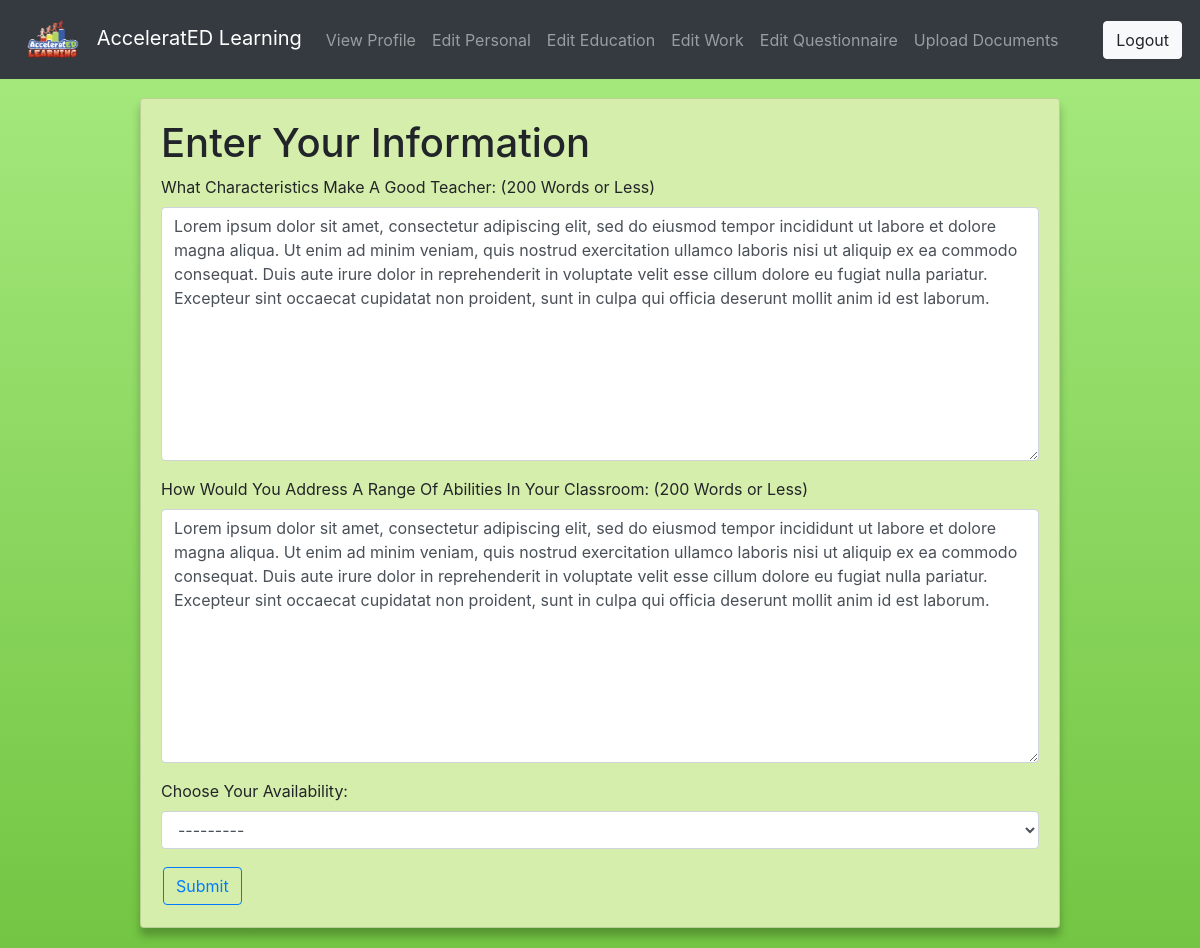
The app's page /tutor/edit/qa/ (signed in), older data.
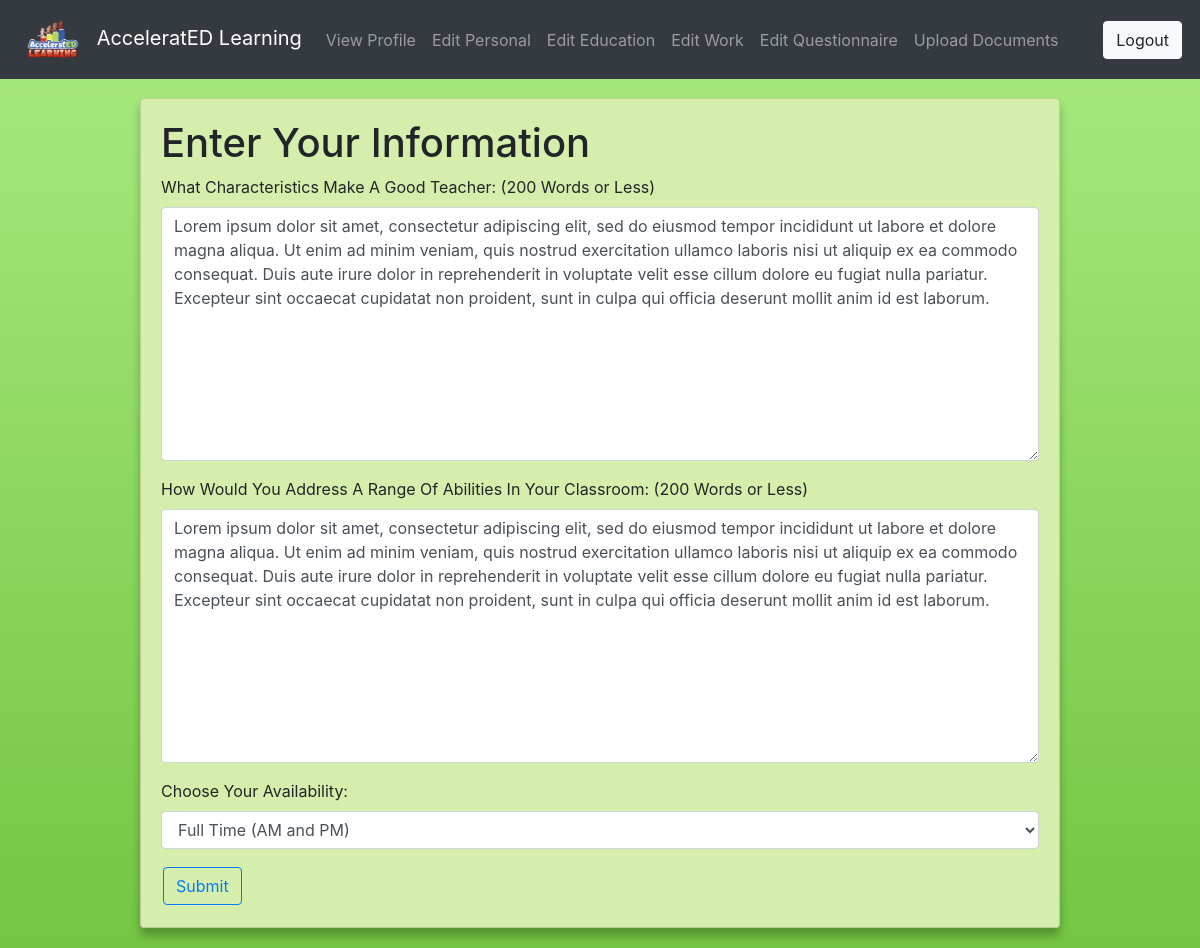
The same page, newer data.
### tutor/models.py (models this page shows, shortened)
class Tutor(models.Model):
    PHONICS_CHOICES = (
        ('Fundations', 'Fundations'),
        ('Fountas & Pinnell Literacy', 'Fountas & Pinnell Literacy'),
        ('Lucy Calkins Units Of Study For Teaching Phonics',
         'Lucy Calkins Units Of Study For Teaching Phonics'),
        ('Bridge The Gap Intervention', 'Bridge The Gap Intervention'),
        ('Words Their Way', 'Words Their Way'),
        ('Lalilo', 'Lalilo'),
        ('The Heggerty Curriculum', 'The Heggerty Curriculum'),
        ('Orton Gillingham Approach', 'Orton Gillingham Approach'),
        ('Phonics First', 'Phonics First'),
        ('Other:', 'Other:')
    )
    EMPLOYMENT_CHOICES = (
        ('Full Time', 'Full Time'),
        ('Part Time', 'Part Time'),
        ('College Student', 'College Student'),
        ('Retired', 'Retired'),
        ('Other', 'Other')
    )
    STATE_CHOICES = (
        (
            ('AL','AL'),
            ('AK','AK'),
            ('AR','AR'),
            ('AZ','AZ'),
            ('CA','CA'),
            ('CO','CO'),
            ('CT','CT'),
            ('DC','DC'),
            ('DE','DE'),
            ('FL','FL'),
            ('GA','GA'),
            ('HI','HI'),
            ('IA','IA'),
            ('ID','ID'),
            ('IL','IL'),
            ('IN','IN'),
            ('KS','KS'),
            ('KY','KY'),
            ('LA','LA'),
            ('MA','MA'),
            ('MD','MD'),
            ('ME','ME'),
            ('MI','MI'),
            ('MN','MN'),
            ('MO','MO'),
            ('MS','MS'),
            ('MT','MT'),
            ('NC','NC'),
            ('NE','NE'),
            ('NH','NH'),
            ('NJ','NJ'),
            ('NM','NM'),
            ('NV','NV'),
            ('NY','NY'),
            ('ND','ND'),
            ('OH','OH'),
            ('OK','OK'),
            ('OR','OR'),
            ('PA','PA'),
            ('RI','RI'),
            ('SC','SC'),
            ('SD','SD'),
            ('TN','TN'),
            ('TX','TX'),
            ('UT','UT'),
            ('VT','VT'),
            ('VA','VA'),
            ('WA','WA'),
            ('WI','WI'),
            ('WV','WV'),
            ('WY','WY'),
            ('None','None')
        )
    )
    LANGUAGE_CHOICES = (
        ('English', 'English'),
        ('Spanish', 'Spanish')
    )
    GENDER_CHOICES = (
        ('Male', 'Male'),
        ('Female', 'Female'),
        ('Non-Binary', 'Non-Binary'),
        ('Other', 'Other')
    )
    DEGREE_CHOICES = (
        ('College Student', 'Currently Enrolled In College'),
        ('A.A./A.S.', 'Associate\'s Degree'),
        ('Technical Certification', 'Technical Certification'),
        ('B.A./B.S.', 'Bachelor\'s Degree'),
        ('M.A./M.S./M.Ed.', 'Master\'s Degree'),
        ('Ed.S.', 'Education Specialist/6th Year/Etc . . .'),
        ('Ed.D./Ph.D.', 'Doctorate')
    )
    YESNO = (
        ('Yes', 'Yes'),
        ('No', 'No')
    )
    AVAILABILITY_CHOICES = (
        ('AM', 'Part Time AM'),
        ('PM', 'Part Time PM'),
        ('Full Time', 'Full Time (AM and PM)')
    )
    email = models.OneToOneField(User, on_delete=models.CASCADE)
    firstname = models.CharField(max_length=20, blank=True, verbose_name='First Name')
    lastname = models.CharField(max_length=20, blank=True, verbose_name='Last Name')
    birthday = models.DateField(auto_now=False, null=True, blank=True)
    phonenumber = PhoneField(blank=True, verbose_name='Phone Number')
    gender = models.CharField(max_length=10, choices=GENDER_CHOICES, blank=True, default='None')
    introduction = models.TextField(max_length=1500, blank=True, verbose_name='Introduction (Describe Yourself in 200 Words or Less)')
    languages = MultiSelectField(choices=LANGUAGE_CHOICES, blank=True, default="None", verbose_name='Languages Spoken Fluently')
    education = MultiSelectField(choices=DEGREE_CHOICES, blank=True,
    verbose_name='Level of Education (Please Select All That Apply):')
    major = models.CharField(max_length=20, blank=True, verbose_name='Major (If Applicable)')
    minor = models.CharField(max_length=20, blank=True, verbose_name='Minor (If Applicable)')
    experience = models.CharField(max_length=4, choices=YESNO, blank=True, verbose_name='Are You A Certified Teacher?')
    statecert = models.CharField(max_length=5, choices=STATE_CHOICES, verbose_name='Please Choose The State In Which You are Certified:', default='None')
    phonicsex = MultiSelectField(choices=PHONICS_CHOICES, blank=True, verbose_name='Choose Any Phonics Programs You Have Experience With:')
    otherphonics = models.TextField(max_length=500, blank=True, verbose_name='If You Selected "Other," List Other Phonics Programs Here:')
    employment = models.CharField(max_length=20, choices=EMPLOYMENT_CHOICES, blank=True, verbose_name='Employment Status')
    curremployment = models.CharField(max_length=30, blank=True, verbose_name='Current or Most Recent Job Title (If Applicable)')
    employer = models.CharField(max_length=30, blank=True, verbose_name='Employer (If Applicable)')
    employeraddress = models.CharField(max_length=30, blank=True, verbose_name='Employer Address (If Applicable)')
    employercity = models.CharField(max_length=30, blank=True, verbose_name='City')
    employerstate = models.CharField(max_length=5, choices=STATE_CHOICES, verbose_name='State', default='None')
    employerzip = models.CharField(max_length=30, blank=True, verbose_name='Zip Code')
    currreference = models.CharField(max_length=60, blank=True, verbose_name='Supervisor/Reference Contact Information (If Applicable)')
    teachercharacteristics = models.TextField(max_length=1500, blank=True, verbose_name='What Characteristics Make A Good Teacher: (200 Words or Less)')
    abilitiesquestion = models.TextField(
        max_length=1500, blank=True, verbose_name='How Would You Address A Range Of Abilities In Your Classroom: (200 Words or Less)')
    availability = models.CharField(max_length=20, choices=AVAILABILITY_CHOICES, blank=True, verbose_name='Choose Your Availability:')
    image = models.ImageField(upload_to='images/', blank=True, null=True, verbose_name="")

### tutor/views.py (the view)
# urls.py: path('edit/qa/', views.edit_qa_view, name='qa'),
@login_required(login_url='login')
def edit_qa_view(request):
    profiles = Tutor.objects.get(email_id=request.user.id)
    form = tutorQAform(request.POST or None, instance=profiles)
    if form.is_valid():
        form.save()
        return redirect('profile')
    return render(request, 'tutor/qa.html', {'authenticated': True, 'form': form})

### tutor/forms.py
class tutorQAform(forms.ModelForm):
    class Meta:
        model =Tutor
        fields = (
                'teachercharacteristics', 'abilitiesquestion', 'availability'
                )

### templates/tutor/qa.html (shortened to what this page needs)
{% extends 'tutor/base.html' %}
{% load crispy_forms_filters %}
{% load crispy_forms_tags %}
{% block body %}
<div class="row justify-content-center">
    <div class="col-10">
        <div class="card">
            <div class="card-body">
                <h1>Enter Your Information</h1>
                <form method="post">
                    {{ form.teachercharacteristics|as_crispy_field }}
                    {{ form.abilitiesquestion|as_crispy_field }}
                    {{ form.availability|as_crispy_field }}
                    <button type="submit" class="btn btn-outline-primary">Submit</button>
                </form>
            </div>
        </div>
    </div>
</div>
{% endblock %}

Row changes from the older to the newer data that the page shows:
changed Tutor: availability "---------" → "Full Time (AM and PM)"
